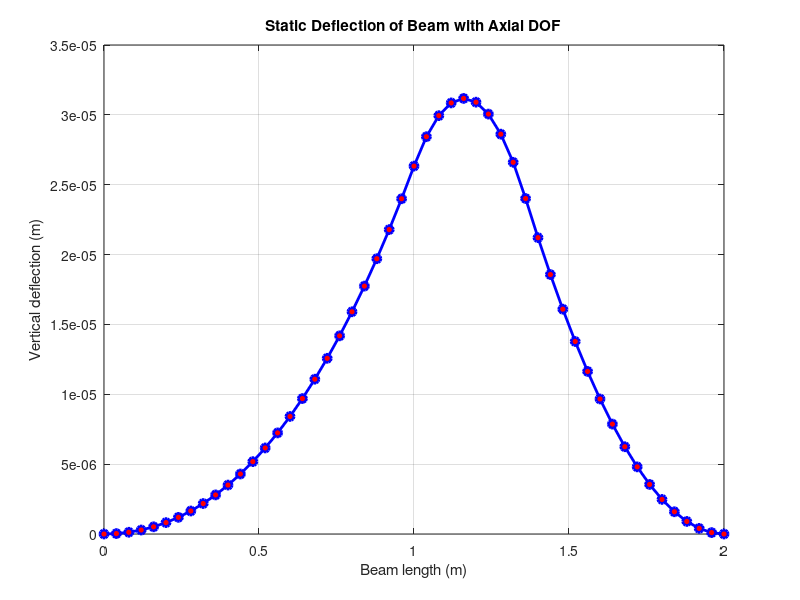
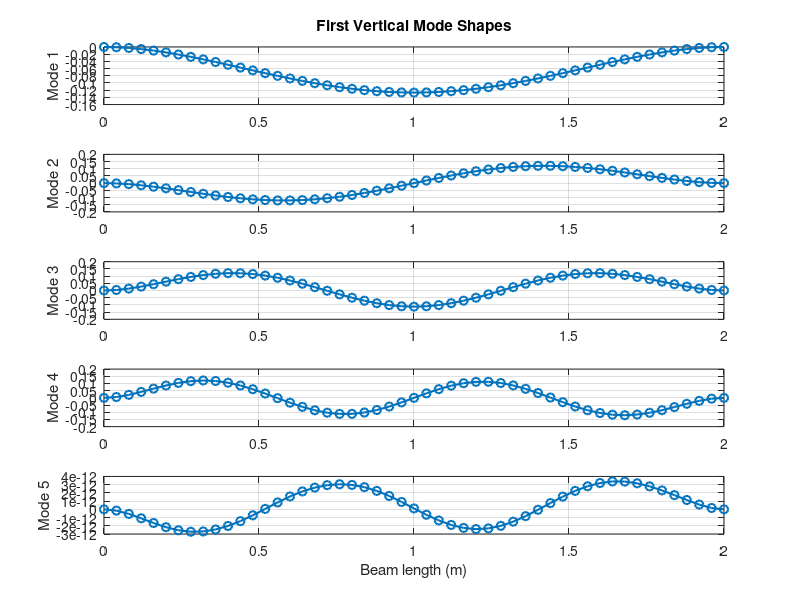

These figures' MATLAB source, in order:
% Beam Formulation with Axial DOF, Mass Matrix, Modal Analysis, and Rayleigh Damping
clear; clc; close all;

%% input parameters
nElem = 50;              % number of elements
E     = 210e9;           % Young's modulus (Pa)
A     = 0.01;            % cross-sectional area (m^2)
I     = 8.333e-6;        % moment of inertia (m^4)
rho   = 7850;            % mass density (kg/m^3)
L     = 2;               % total beam length (m)
q     = 0;               % distributed load (ignored for static)

%% this is used for assigning a single static moment%%

%  mid-span moment assignment (for static test)
% force_node      = round((nElem/2) + 1);
% force_DOF_local = 3;     % 1=u, 2=w, 3=theta
% moment_value    = 800;   % applied moment (Nm)

%% derived sizes
nNode         = nElem + 1;
nDOF_per_node = 3;        % u, w, theta
nDOF          = nNode * nDOF_per_node;
Le            = L / nElem;

%% Element stiffness matrices
% axial (2×2)
ke_axial = (E*A/Le)*[1 -1; -1 1];

% bending (4×4 Hermite)
ke_bending = (E*I/Le^3)*[ ...
     12      6*Le   -12    6*Le; 
    6*Le   4*Le^2  -6*Le  2*Le^2;
   -12    -6*Le     12    -6*Le;
    6*Le   2*Le^2  -6*Le   4*Le^2 ];

% assemble into 6×6 element stiffness
ke = zeros(6,6);
axial_dofs   = [1 4];
bending_dofs = [2 3 5 6];
ke(axial_dofs,   axial_dofs)   = ke_axial;
ke(bending_dofs, bending_dofs) = ke_bending;

%% Element mass matrices (consistent)
% axial (2×2)
me_axial = (rho*A*Le/6)*[2 1; 1 2];

% bending (4×4 Hermite)
me_bending = (rho*A*Le/420)*[ ...
    156       22*Le    54      -13*Le;
     22*Le   4*Le^2   13*Le   -3*Le^2;
     54       13*Le   156     -22*Le;
    -13*Le   -3*Le^2  -22*Le   4*Le^2 ];

% assemble into 6×6 element mass
me = zeros(6,6);
me(axial_dofs,   axial_dofs)   = me_axial;
me(bending_dofs, bending_dofs) = me_bending;

%% Global assembly
K = zeros(nDOF);
M = zeros(nDOF);
for e = 1:nElem
    idx = (e-1)*nDOF_per_node + (1:6);
    K(idx,idx) = K(idx,idx) + ke;
    M(idx,idx) = M(idx,idx) + me;
end

%% Static loading: Apply Two Moments (Predefined)
F = zeros(nDOF,1);

% Moment 1
force_node_1      = 26;
force_DOF_local_1 = 3;   % rotation (theta)
moment_value_1    = 800; % Nm
globalDOF_1 = (force_node_1-1)*nDOF_per_node + force_DOF_local_1;
F(globalDOF_1) = moment_value_1;

%  Moment 2 
force_node_2      = 35;
force_DOF_local_2 = 3;    % rotation (theta)
moment_value_2    = -800; % Nm in opposite direction
globalDOF_2 = (force_node_2-1)*nDOF_per_node + force_DOF_local_2;
F(globalDOF_2) = moment_value_2;


%% Apply BCs (fixed at both ends: all DOFs)
fixedDOF = [1,2,3, nDOF-2, nDOF-1, nDOF];
freeDOF  = setdiff(1:nDOF, fixedDOF);

K_reduced = K(freeDOF, freeDOF);
M_reduced = M(freeDOF, freeDOF);
F_reduced = F(freeDOF);

%% Solve static problem
U = zeros(nDOF,1);
U(freeDOF) = K_reduced \ F_reduced;

% Plot static deflection
x_nodes = linspace(0, L, nNode);
vertical_disp = U(2:nDOF_per_node:end);
figure;
plot(x_nodes, vertical_disp, 'b-o','LineWidth',2,'MarkerFaceColor','r');
grid on;
xlabel('Beam length (m)');
ylabel('Vertical deflection (m)');
title('Static Deflection of Beam with Axial DOF');

%% Modal analysis
% Solve generalized eigenvalue problem: K_reduced * phi = omega^2 * M_reduced * phi
[Phi, D] = eig(K_reduced, M_reduced);
omega2 = diag(D);
[omega2, sortIdx] = sort(omega2);
Phi = Phi(:,sortIdx);
freq = sqrt(omega2)/(2*pi);

% Display first few natural frequencies
nModesToShow = 5;
disp('First natural frequencies (Hz):');
disp(freq(1:nModesToShow));

% Plot first nModesToShow mode shapes (vertical deflection)
figure;
for j = 1:nModesToShow
    mode_full = zeros(nDOF,1);
    mode_full(freeDOF) = Phi(:,j);
    vmode = mode_full(2:nDOF_per_node:end);
    subplot(nModesToShow,1,j);
    plot(x_nodes, vmode, '-o','LineWidth',1.5);
    ylabel(sprintf('Mode %d', j));
    grid on;
    if j==1
        title('First Vertical Mode Shapes');
    end
    if j==nModesToShow
        xlabel('Beam length (m)');
    end
end

%% Rayleigh damping
% Target damping ratios for first two modes
zeta1 = 0.02;  % 2% in mode 1
zeta2 = 0.02;  % 2% in mode 2
omega1 = 2*pi*freq(1);
omega2 = 2*pi*freq(2);

% Solve for alpha and beta: zeta_i = alpha/(2*omega_i) + beta*omega_i/2
Acoef = [1/(2*omega1), omega1/2; 1/(2*omega2), omega2/2];
bcoef = [zeta1; zeta2];
ab = Acoef \ bcoef;
alpha = ab(1);
beta  = ab(2);

% Assemble damping matrix
C_reduced = alpha * M_reduced + beta * K_reduced;

disp('Rayleigh damping coefficients:');
fprintf('  alpha = %.3e  beta = %.3e\n', alpha, beta);

% (Optional) Dynamic stiffness at a given frequency
% omega_test = 2*pi*10;  % 10 Hz
% Kdyn = -omega_test^2 * M_reduced + 1i*omega_test * C_reduced + K_reduced;
